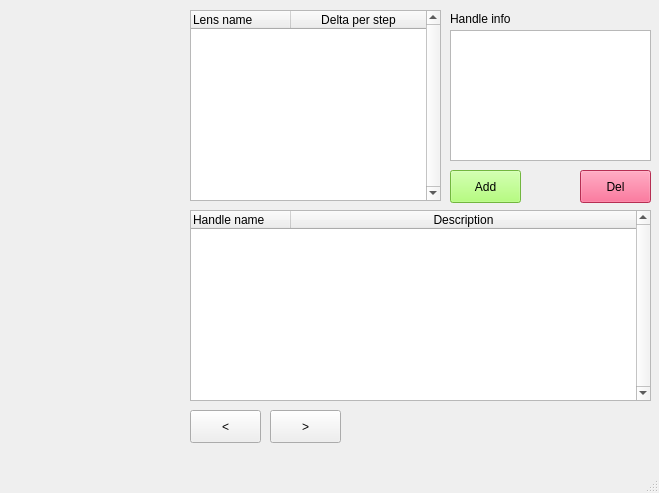
<?xml version="1.0" encoding="UTF-8"?>
<ui version="4.0">
 <class>MainWindow</class>
 <widget class="QMainWindow" name="MainWindow">
  <property name="geometry">
   <rect>
    <x>0</x>
    <y>0</y>
    <width>659</width>
    <height>493</height>
   </rect>
  </property>
  <property name="windowTitle">
   <string>MainWindow</string>
  </property>
  <widget class="QWidget" name="centralwidget">
   <widget class="QTableWidget" name="table">
    <property name="geometry">
     <rect>
      <x>190</x>
      <y>10</y>
      <width>251</width>
      <height>191</height>
     </rect>
    </property>
    <property name="verticalScrollBarPolicy">
     <enum>Qt::ScrollBarAlwaysOn</enum>
    </property>
    <attribute name="horizontalHeaderStretchLastSection">
     <bool>true</bool>
    </attribute>
    <column>
     <property name="text">
      <string>Lens name</string>
     </property>
     <property name="textAlignment">
      <set>AlignLeading|AlignVCenter</set>
     </property>
     <property name="background">
      <color>
       <red>180</red>
       <green>27</green>
       <blue>45</blue>
      </color>
     </property>
    </column>
    <column>
     <property name="text">
      <string>Delta per step</string>
     </property>
     <property name="background">
      <color>
       <red>238</red>
       <green>238</green>
       <blue>236</blue>
      </color>
     </property>
    </column>
   </widget>
   <widget class="QPushButton" name="btn_freq_down">
    <property name="geometry">
     <rect>
      <x>190</x>
      <y>410</y>
      <width>71</width>
      <height>33</height>
     </rect>
    </property>
    <property name="text">
     <string>&lt;</string>
    </property>
   </widget>
   <widget class="QPushButton" name="btn_freq_up">
    <property name="geometry">
     <rect>
      <x>270</x>
      <y>410</y>
      <width>71</width>
      <height>33</height>
     </rect>
    </property>
    <property name="text">
     <string>&gt;</string>
    </property>
   </widget>
   <widget class="QPushButton" name="add_handle">
    <property name="geometry">
     <rect>
      <x>450</x>
      <y>170</y>
      <width>71</width>
      <height>33</height>
     </rect>
    </property>
    <property name="styleSheet">
     <string notr="true">background-color: rgb(160, 255, 88);</string>
    </property>
    <property name="text">
     <string>Add</string>
    </property>
   </widget>
   <widget class="QPushButton" name="del_handle">
    <property name="geometry">
     <rect>
      <x>580</x>
      <y>170</y>
      <width>71</width>
      <height>33</height>
     </rect>
    </property>
    <property name="styleSheet">
     <string notr="true">background-color: rgb(255, 65, 116);</string>
    </property>
    <property name="text">
     <string>Del</string>
    </property>
   </widget>
   <widget class="QWidget" name="tree_widget" native="true">
    <property name="geometry">
     <rect>
      <x>0</x>
      <y>10</y>
      <width>181</width>
      <height>431</height>
     </rect>
    </property>
   </widget>
   <widget class="QTableWidget" name="handles_table">
    <property name="geometry">
     <rect>
      <x>190</x>
      <y>210</y>
      <width>461</width>
      <height>191</height>
     </rect>
    </property>
    <property name="verticalScrollBarPolicy">
     <enum>Qt::ScrollBarAlwaysOn</enum>
    </property>
    <attribute name="horizontalHeaderCascadingSectionResizes">
     <bool>false</bool>
    </attribute>
    <attribute name="horizontalHeaderStretchLastSection">
     <bool>true</bool>
    </attribute>
    <column>
     <property name="text">
      <string>Handle name</string>
     </property>
     <property name="textAlignment">
      <set>AlignLeading|AlignVCenter</set>
     </property>
     <property name="background">
      <color>
       <red>180</red>
       <green>27</green>
       <blue>45</blue>
      </color>
     </property>
    </column>
    <column>
     <property name="text">
      <string>Description</string>
     </property>
    </column>
   </widget>
   <widget class="QTextEdit" name="handle_info">
    <property name="geometry">
     <rect>
      <x>450</x>
      <y>30</y>
      <width>201</width>
      <height>131</height>
     </rect>
    </property>
    <property name="readOnly">
     <bool>true</bool>
    </property>
   </widget>
   <widget class="QLabel" name="label">
    <property name="geometry">
     <rect>
      <x>450</x>
      <y>10</y>
      <width>201</width>
      <height>17</height>
     </rect>
    </property>
    <property name="text">
     <string>Handle info</string>
    </property>
   </widget>
  </widget>
  <widget class="QMenuBar" name="menubar">
   <property name="geometry">
    <rect>
     <x>0</x>
     <y>0</y>
     <width>659</width>
     <height>22</height>
    </rect>
   </property>
  </widget>
  <widget class="QStatusBar" name="statusbar"/>
 </widget>
 <resources/>
 <connections/>
</ui>
